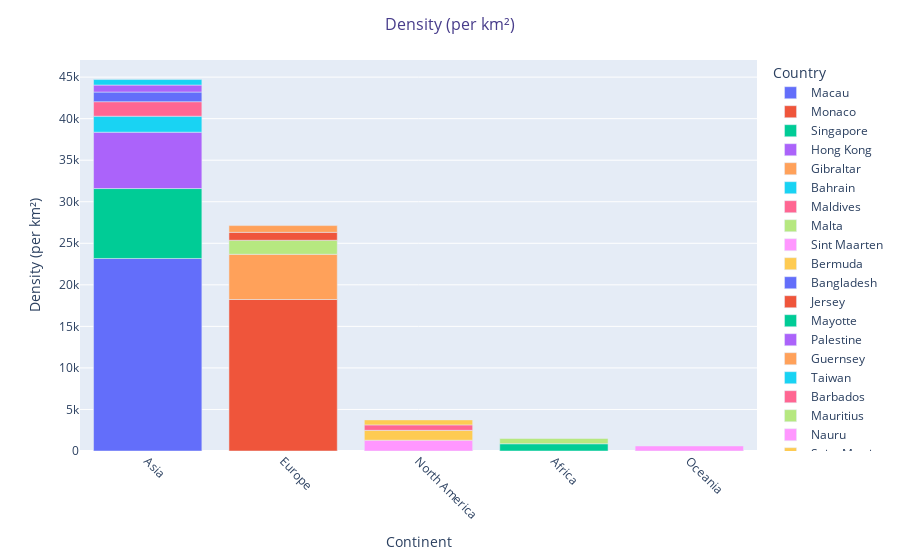

The code cell stored with this chart in its notebook:
### Markdown cell above
#### Cintinent Density :

### Code cell
df1 = df.sort_values(by = 'Density (per km²)', ascending = False).reset_index().head(20)
fig = px.bar(df1,
             x = 'Continent',
             y =  'Density (per km²)',
             color = 'Country',
             color_continuous_scale = 'twilight',
             
            
            )

fig.update_layout(title ='Density (per km²)',
                  title_x = 0.5,
                  title_font = dict(size = 16, color = 'DarkSlateBlue'),
                  xaxis = dict(title = 'Continent', tickangle = 45),
                  yaxis = dict(title = 'Density (per km²)'))

fig.show()

### Figure 1 — Plotly figure (JSON) as saved in the notebook; plotly's stock layout.template omitted (floating-point values rounded to 4 significant figures)
{"data": [{"alignmentgroup": "True", "hovertemplate": "Country=Macau<br>Continent=%{x}<br>Density (per km²)=%{y}<extra></extra>", "legendgroup": "Macau", "marker": {"color": "#636efa", "pattern": {"shape": ""}}, "name": "Macau", "offsetgroup": "Macau", "orientation": "v", "showlegend": true, "textposition": "auto", "type": "bar", "x": ["Asia"], "xaxis": "x", "y": [23170.0], "yaxis": "y"}, {"alignmentgroup": "True", "hovertemplate": "Country=Monaco<br>Continent=%{x}<br>Density (per km²)=%{y}<extra></extra>", "legendgroup": "Monaco", "marker": {"color": "#EF553B", "pattern": {"shape": ""}}, "name": "Monaco", "offsetgroup": "Monaco", "orientation": "v", "showlegend": true, "textposition": "auto", "type": "bar", "x": ["Europe"], "xaxis": "x", "y": [18230.0], "yaxis": "y"}, {"alignmentgroup": "True", "hovertemplate": "Country=Singapore<br>Continent=%{x}<br>Density (per km²)=%{y}<extra></extra>", "legendgroup": "Singapore", "marker": {"color": "#00cc96", "pattern": {"shape": ""}}, "name": "Singapore", "offsetgroup": "Singapore", "orientation": "v", "showlegend": true, "textposition": "auto", "type": "bar", "x": ["Asia"], "xaxis": "x", "y": [8416.0], "yaxis": "y"}, {"alignmentgroup": "True", "hovertemplate": "Country=Hong Kong<br>Continent=%{x}<br>Density (per km²)=%{y}<extra></extra>", "legendgroup": "Hong Kong", "marker": {"color": "#ab63fa", "pattern": {"shape": ""}}, "name": "Hong Kong", "offsetgroup": "Hong Kong", "orientation": "v", "showlegend": true, "textposition": "auto", "type": "bar", "x": ["Asia"], "xaxis": "x", "y": [6783.0], "yaxis": "y"}, {"alignmentgroup": "True", "hovertemplate": "Country=Gibraltar<br>Continent=%{x}<br>Density (per km²)=%{y}<extra></extra>", "legendgroup": "Gibraltar", "marker": {"color": "#FFA15A", "pattern": {"shape": ""}}, "name": "Gibraltar", "offsetgroup": "Gibraltar", "orientation": "v", "showlegend": true, "textposition": "auto", "type": "bar", "x": ["Europe"], "xaxis": "x", "y": [5442.0], "yaxis": "y"}, {"alignmentgroup": "True", "hovertemplate": "Country=Bahrain<br>Continent=%{x}<br>Density (per km²)=%{y}<extra></extra>", "legendgroup": "Bahrain", "marker": {"color": "#19d3f3", "pattern": {"shape": ""}}, "name": "Bahrain", "offsetgroup": "Bahrain", "orientation": "v", "showlegend": true, "textposition": "auto", "type": "bar", "x": ["Asia"], "xaxis": "x", "y": [1924.0], "yaxis": "y"}, {"alignmentgroup": "True", "hovertemplate": "Country=Maldives<br>Continent=%{x}<br>Density (per km²)=%{y}<extra></extra>", "legendgroup": "Maldives", "marker": {"color": "#FF6692", "pattern": {"shape": ""}}, "name": "Maldives", "offsetgroup": "Maldives", "orientation": "v", "showlegend": true, "textposition": "auto", "type": "bar", "x": ["Asia"], "xaxis": "x", "y": [1746.0], "yaxis": "y"}, {"alignmentgroup": "True", "hovertemplate": "Country=Malta<br>Continent=%{x}<br>Density (per km²)=%{y}<extra></extra>", "legendgroup": "Malta", "marker": {"color": "#B6E880", "pattern": {"shape": ""}}, "name": "Malta", "offsetgroup": "Malta", "orientation": "v", "showlegend": true, "textposition": "auto", "type": "bar", "x": ["Europe"], "xaxis": "x", "y": [1688.0], "yaxis": "y"}, {"alignmentgroup": "True", "hovertemplate": "Country=Sint Maarten<br>Continent=%{x}<br>Density (per km²)=%{y}<extra></extra>", "legendgroup": "Sint Maarten", "marker": {"color": "#FF97FF", "pattern": {"shape": ""}}, "name": "Sint Maarten", "offsetgroup": "Sint Maarten", "orientation": "v", "showlegend": true, "textposition": "auto", "type": "bar", "x": ["North America"], "xaxis": "x", "y": [1299.0], "yaxis": "y"}, {"alignmentgroup": "True", "hovertemplate": "Country=Bermuda<br>Continent=%{x}<br>Density (per km²)=%{y}<extra></extra>", "legendgroup": "Bermuda", "marker": {"color": "#FECB52", "pattern": {"shape": ""}}, "name": "Bermuda", "offsetgroup": "Bermuda", "orientation": "v", "showlegend": true, "textposition": "auto", "type": "bar", "x": ["North America"], "xaxis": "x", "y": [1189.0], "yaxis": "y"}, {"alignmentgroup": "True", "hovertemplate": "Country=Bangladesh<br>Continent=%{x}<br>Density (per km²)=%{y}<extra></extra>", "legendgroup": "Bangladesh", "marker": {"color": "#636efa", "pattern": {"shape": ""}}, "name": "Bangladesh", "offsetgroup": "Bangladesh", "orientation": "v", "showlegend": true, "textposition": "auto", "type": "bar", "x": ["Asia"], "xaxis": "x", "y": [1160.0], "yaxis": "y"}, {"alignmentgroup": "True", "hovertemplate": "Country=Jersey<br>Continent=%{x}<br>Density (per km²)=%{y}<extra></extra>", "legendgroup": "Jersey", "marker": {"color": "#EF553B", "pattern": {"shape": ""}}, "name": "Jersey", "offsetgroup": "Jersey", "orientation": "v", "showlegend": true, "textposition": "auto", "type": "bar", "x": ["Europe"], "xaxis": "x", "y": [955.0], "yaxis": "y"}, {"alignmentgroup": "True", "hovertemplate": "Country=Mayotte<br>Continent=%{x}<br>Density (per km²)=%{y}<extra></extra>", "legendgroup": "Mayotte", "marker": {"color": "#00cc96", "pattern": {"shape": ""}}, "name": "Mayotte", "offsetgroup": "Mayotte", "orientation": "v", "showlegend": true, "textposition": "auto", "type": "bar", "x": ["Africa"], "xaxis": "x", "y": [871.9], "yaxis": "y"}, {"alignmentgroup": "True", "hovertemplate": "Country=Palestine<br>Continent=%{x}<br>Density (per km²)=%{y}<extra></extra>", "legendgroup": "Palestine", "marker": {"color": "#ab63fa", "pattern": {"shape": ""}}, "name": "Palestine", "offsetgroup": "Palestine", "orientation": "v", "showlegend": true, "textposition": "auto", "type": "bar", "x": ["Asia"], "xaxis": "x", "y": [844.1], "yaxis": "y"}, {"alignmentgroup": "True", "hovertemplate": "Country=Guernsey<br>Continent=%{x}<br>Density (per km²)=%{y}<extra></extra>", "legendgroup": "Guernsey", "marker": {"color": "#FFA15A", "pattern": {"shape": ""}}, "name": "Guernsey", "offsetgroup": "Guernsey", "orientation": "v", "showlegend": true, "textposition": "auto", "type": "bar", "x": ["Europe"], "xaxis": "x", "y": [811.6], "yaxis": "y"}, {"alignmentgroup": "True", "hovertemplate": "Country=Taiwan<br>Continent=%{x}<br>Density (per km²)=%{y}<extra></extra>", "legendgroup": "Taiwan", "marker": {"color": "#19d3f3", "pattern": {"shape": ""}}, "name": "Taiwan", "offsetgroup": "Taiwan", "orientation": "v", "showlegend": true, "textposition": "auto", "type": "bar", "x": ["Asia"], "xaxis": "x", "y": [660.2], "yaxis": "y"}, {"alignmentgroup": "True", "hovertemplate": "Country=Barbados<br>Continent=%{x}<br>Density (per km²)=%{y}<extra></extra>", "legendgroup": "Barbados", "marker": {"color": "#FF6692", "pattern": {"shape": ""}}, "name": "Barbados", "offsetgroup": "Barbados", "orientation": "v", "showlegend": true, "textposition": "auto", "type": "bar", "x": ["North America"], "xaxis": "x", "y": [655.0], "yaxis": "y"}, {"alignmentgroup": "True", "hovertemplate": "Country=Mauritius<br>Continent=%{x}<br>Density (per km²)=%{y}<extra></extra>", "legendgroup": "Mauritius", "marker": {"color": "#B6E880", "pattern": {"shape": ""}}, "name": "Mauritius", "offsetgroup": "Mauritius", "orientation": "v", "showlegend": true, "textposition": "auto", "type": "bar", "x": ["Africa"], "xaxis": "x", "y": [637.0], "yaxis": "y"}, {"alignmentgroup": "True", "hovertemplate": "Country=Nauru<br>Continent=%{x}<br>Density (per km²)=%{y}<extra></extra>", "legendgroup": "Nauru", "marker": {"color": "#FF97FF", "pattern": {"shape": ""}}, "name": "Nauru", "offsetgroup": "Nauru", "orientation": "v", "showlegend": true, "textposition": "auto", "type": "bar", "x": ["Oceania"], "xaxis": "x", "y": [603.2], "yaxis": "y"}, {"alignmentgroup": "True", "hovertemplate": "Country=Saint Martin<br>Continent=%{x}<br>Density (per km²)=%{y}<extra></extra>", "legendgroup": "Saint Martin", "marker": {"color": "#FECB52", "pattern": {"shape": ""}}, "name": "Saint Martin", "offsetgroup": "Saint Martin", "orientation": "v", "showlegend": true, "textposition": "auto", "type": "bar", "x": ["North America"], "xaxis": "x", "y": [599.8], "yaxis": "y"}], "layout": {"barmode": "relative", "legend": {"title": {"text": "Country"}, "tracegroupgap": 0}, "margin": {"t": 60}, "title": {"font": {"color": "DarkSlateBlue", "size": 16}, "text": "Density (per km²)", "x": 0.5}, "xaxis": {"anchor": "y", "domain": [0, 1], "tickangle": 45, "title": {"text": "Continent"}}, "yaxis": {"anchor": "x", "domain": [0, 1], "title": {"text": "Density (per km²)"}}}}
